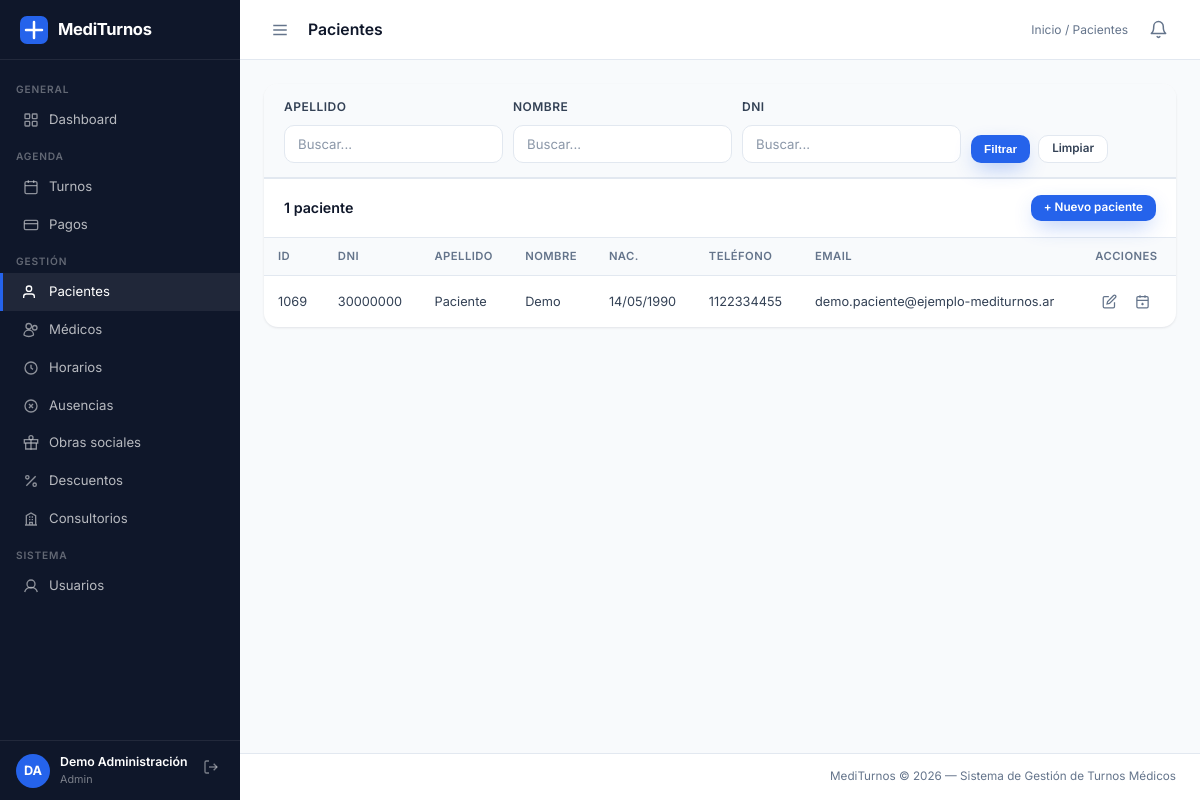
/sistema/controladores/ControladorPaciente.php (signed in), run on the app's committed database.
### tables this page shows
CREATE TABLE `paciente` (
  `id_paciente` int(11) NOT NULL AUTO_INCREMENT,
  `dni` varchar(15) NOT NULL,
  `nombre` varchar(30) NOT NULL,
  `apellido` varchar(30) NOT NULL,
  `fecha_nac` date DEFAULT NULL,
  `sexo` enum('F','M','X','prefiero_no_decir') DEFAULT NULL,
  `telefono` varchar(30) NOT NULL,
  `direccion` varchar(150) DEFAULT NULL,
  `email` varchar(120) DEFAULT NULL,
  PRIMARY KEY (`id_paciente`),
  UNIQUE KEY `dni` (`dni`),
  KEY `idx_paciente_dni` (`dni`)
);

### sistema/modelos/Paciente.php (called while the page is built, shortened)
<?php
class Paciente
{
    private PDO $pdo;
    public function __construct(PDO $pdo)
    {
        $this->pdo = $pdo;
    }
    private function construirFiltros(array $filtros): array
    {
        $where  = [];
        $params = [];
        return [$where ? ' WHERE ' . implode(' AND ', $where) : '', $params];
    }
    public function listar(array $filtros = [], int $pagina = 1): array
    {
        [$whereSql, $params] = $this->construirFiltros($filtros);
        $porPagina = self::POR_PAGINA;
        $offset    = max(0, ($pagina - 1) * $porPagina);
        $sql = "SELECT id_paciente, dni, nombre, apellido, fecha_nac, telefono, email
                FROM   paciente"
             . $whereSql
             . " ORDER BY apellido, nombre"
             . " LIMIT {$porPagina} OFFSET {$offset}";
        $stmt = $this->pdo->prepare($sql);
        $stmt->execute($params);
        return $stmt->fetchAll();
    }
    public function contar(array $filtros = []): int
    {
        [$whereSql, $params] = $this->construirFiltros($filtros);
        $stmt = $this->pdo->prepare("SELECT COUNT(*) FROM paciente" . $whereSql);
        $stmt->execute($params);
        return (int) $stmt->fetchColumn();
    }
}

### sistema/vistas/pacientes/index.php (the view, shortened to what this page needs)
<?php
$breadcrumb   = '<a href="' . BASE_URL . 'dashboard.php">Inicio</a> / Pacientes';
require __DIR__ . '/../layouts/navbar.php';
?>
<div class="panel">
    <form method="GET" action="">
        <div class="filtros-bar">
            <div class="form-group">
                <label>Apellido</label>
                <input type="text" name="apellido" class="form-control" placeholder="Buscar..."
                    value="<?= htmlspecialchars($filtros['apellido']) ?>">
            </div>
            <div class="form-group">
                <label>Nombre</label>
                <input type="text" name="nombre" class="form-control" placeholder="Buscar..."
                    value="<?= htmlspecialchars($filtros['nombre']) ?>">
            </div>
            <div class="form-group">
                <label>DNI</label>
                <input type="text" name="dni" class="form-control" placeholder="Buscar..."
                    value="<?= htmlspecialchars($filtros['dni']) ?>">
            </div>
            <div class="form-group form-group--fin">
                <label>&nbsp;</label>
                <div class="btn-grupo">
                    <button type="submit" class="btn btn-primario btn-sm">Filtrar</button>
                    <a href="?accion=index" class="btn btn-secundario btn-sm">Limpiar</a>
                </div>
            </div>
        </div>
    </form>
    <div class="panel-header panel-header--sep">
        <span class="panel-titulo"><?= (int) $total ?> paciente<?= $total === 1 ? '' : 's' ?></span>
        <a href="<?= BASE_URL ?>sistema/controladores/ControladorPaciente.php?accion=nuevo" class="btn btn-primario btn-sm">
            + Nuevo paciente
        </a>
    </div>
    <div class="tabla-wrap">
        <table>
            <thead>
                <tr>
                    <th>ID</th><th>DNI</th><th>Apellido</th><th>Nombre</th>
                    <th>Nac.</th><th>Teléfono</th><th>Email</th><th>Acciones</th>
                </tr>
            </thead>
            <tbody>
            <?php if(empty($pacientes)): ?>
                <tr><td colspan="8" class="td-vacio">No se encontraron pacientes.</td></tr>
            <?php else: ?>
                <?php foreach($pacientes as $p): ?>
                <tr>
                    <td><?= $p['id_paciente'] ?></td>
                    <td><?= htmlspecialchars($p['dni']) ?></td>
                    <td><?= htmlspecialchars($p['apellido']) ?></td>
                    <td><?= htmlspecialchars($p['nombre']) ?></td>
                    <td><?= $p['fecha_nac'] ? date('d/m/Y', strtotime($p['fecha_nac'])) : '—' ?></td>
                    <td><?= htmlspecialchars($p['telefono'] ?? '—') ?></td>
                    <td><?= htmlspecialchars($p['email'] ?? '—') ?></td>
                    <td class="nowrap">
                        <a href="<?= BASE_URL ?>sistema/controladores/ControladorPaciente.php?accion=editar&id=<?= $p['id_paciente'] ?>"
                        class="btn-icono" title="Editar">
                            <svg width="15" height="15" fill="none" stroke="currentColor" stroke-width="2" viewBox="0 0 24 24"><path d="M11 4H4a2 2 0 0 0-2 2v14a2 2 0 0 0 2 2h14a2 2 0 0 0 2-2v-7"/><path d="M18.5 2.5a2.121 2.121 0 0 1 3 3L12 15l-4 1 1-4 9.5-9.5z"/></svg>
                        </a>
                        <a href="<?= BASE_URL ?>sistema/controladores/ControladorTurno.php?accion=nuevo&id_paciente=<?= $p['id_paciente'] ?>"
                        class="btn-icono" title="Nuevo turno para este paciente">
                            <svg width="15" height="15" fill="none" stroke="currentColor" stroke-width="2" viewBox="0 0 24 24"><rect x="3" y="4" width="18" height="18" rx="2"/><path d="M16 2v4M8 2v4M3 10h18M12 14v4M10 16h4"/></svg>
                        </a>
                    </td>
                </tr>
                <?php endforeach; ?>
            <?php endif; ?>
            </tbody>
        </table>
    </div>
</div>
<?php require __DIR__ . '/../layouts/footer.php'; ?>

### publico/css/estilos.css (style rules this page uses)
:root { --azul: #2563eb; --azul-osc: #1e3a8a; --azul-claro: #eff6ff; --azul-soft2: #dbeafe; --azul-vivo: #3b82f6; --verde: #16a34a; --verde-claro: #dcfce7; --rojo: #dc2626; --rojo-claro: #fee2e2; --amarillo: #d97706; --amarillo-claro: #fef3c7; --gris-osc: #0f172a; --gris-med: #334155; --gris: #64748b; --gris2: #94a3b8; --gris-claro: #f8fafc; --borde: #e2e8f0; --blanco: #ffffff; --sidebar-w: 240px; --header-h: 60px; --radio: 14px; --radio-sm: 10px; --sombra: 0 1px 3px rgba(15,23,42,.06), 0 1px 2px rgba(15,23,42,.04); --sombra-md: 0 10px 30px -8px rgba(15,23,42,.15); --sombra-lg: 0 24px 60px -16px rgba(15,23,42,.22); --azul-glow: 0 8px 22px -6px rgba(37,99,235,.45); }
*, *::before, *::after { box-sizing: border-box; margin: 0; padding: 0; }
html { font-size: 15px; }
body { font-family: 'Inter', system-ui, -apple-system, 'Segoe UI', sans-serif; background: var(--gris-claro); color: var(--gris-med); line-height: 1.5; -webkit-font-smoothing: antialiased; }
a { color: var(--azul); text-decoration: none; }
.topbar-breadcrumb a { color: var(--gris); }
.panel { background: var(--blanco); border-radius: var(--radio); box-shadow: var(--sombra); margin-bottom: 20px; }
.panel-header { padding: 16px 20px; border-bottom: 1px solid var(--borde); display: flex; align-items: center; justify-content: space-between; gap: 12px; flex-wrap: wrap; }
.panel-titulo { font-size: .95rem; font-weight: 600; color: var(--gris-osc); }
.filtros-bar { display: flex; flex-wrap: wrap; gap: 10px; align-items: flex-end; padding: 14px 20px; background: var(--gris-claro); border-bottom: 1px solid var(--borde); border-radius: var(--radio) var(--radio) 0 0; }
.filtros-bar .form-group { margin: 0; }
.filtros-bar label { display: block; font-size: .75rem; font-weight: 600; color: var(--gris); margin-bottom: 4px; text-transform: uppercase; letter-spacing: .04em; }
.tabla-wrap { overflow-x: auto; }
table { width: 100%; border-collapse: collapse; font-size: .85rem; }
thead { background: var(--gris-claro); }
th { padding: 10px 14px; text-align: left; font-size: .75rem; font-weight: 600; text-transform: uppercase; letter-spacing: .04em; color: var(--gris); border-bottom: 1px solid var(--borde); white-space: nowrap; }
td { padding: 11px 14px; border-bottom: 1px solid var(--borde); vertical-align: middle; }
tbody tr:last-child td { border-bottom: none; }
.btn { display: inline-flex; align-items: center; justify-content: center; gap: 7px; padding: 10px 18px; border-radius: var(--radio-sm); font-size: .86rem; font-weight: 600; line-height: 1; cursor: pointer; border: none; white-space: nowrap; transition: background .15s, color .15s, transform .15s, box-shadow .15s, border-color .15s; }
.btn-primario { background: var(--azul); color: var(--blanco); box-shadow: var(--azul-glow); }
.btn-secundario { background: var(--blanco); color: var(--gris-med); border: 1.5px solid var(--borde); }
.btn-sm { padding: 7px 13px; font-size: .78rem; }
.btn-icono { display: inline-flex; align-items: center; justify-content: center; padding: 7px; background: none; border: none; cursor: pointer; border-radius: 8px; color: var(--gris); transition: color .15s, background .15s, transform .15s; }
.form-group { display: flex; flex-direction: column; gap: 5px; }
.form-group label { font-size: .8rem; font-weight: 600; color: var(--gris-med); }
.form-control { padding: 10px 13px; border: 1.5px solid var(--borde); border-radius: var(--radio-sm); font-size: .88rem; color: var(--gris-osc); font-family: inherit; background: var(--blanco); width: 100%; transition: border-color .2s, box-shadow .2s; outline: none; }
.form-control::placeholder { color: var(--gris); opacity: .75; }

### publico/css/utilidades.css (style rules this page uses)
.btn-grupo { display: flex; gap: 8px; }
.panel-header--sep { border-top: 1px solid var(--borde); }
.form-group--fin { justify-content: flex-end; }
.nowrap { white-space: nowrap; }

### data on the page
paciente: id_paciente "1069", dni "30000000", apellido "Paciente", nombre "Demo", fecha_nac "14/05/1990", telefono "1122334455", email "demo.paciente@ejemplo-mediturnos.ar"

### other printed values
$inicialesSesion "DA"
$usuarioSesion['nombre'] . ' ' . $usuarioSesion['apellido'] "Demo Administración"
$rolActual "Admin"
$paginaTitulo "Pacientes"
$total "1"
